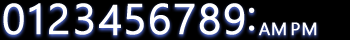
#> input picture gui/clock/font_source.png, 350 x 40 px
$ python img2h.py ../gui/clock/font_source.png   (older library calls are emulated)
#> lines starting #> are read from the running program, lines starting #| are printed output that depends on the picture

import sys
import os.path
from PIL import Image

IMG_FILENAME = 'fluffy.jpg'
SIZE = (128,128)

SAVE_OUTPUT_IMAGE = False


if len(sys.argv) >= 2:
    IMG_FILENAME = ' '.join(sys.argv[1:])

(IMG_PATH, IMG_FNAME) = os.path.split(IMG_FILENAME)
IMG_NAME = os.path.splitext(IMG_FNAME)[0]
H_FILENAME = os.path.join(IMG_PATH, IMG_NAME + '.h')

DISP_WIDTH = SIZE[0]
DISP_HEIGHT = SIZE[1]

########## Resize/crop ##########
im = Image.open(IMG_FILENAME)
#> im is the input picture: PIL image 350x40 RGBA; mean R, G, B, A 58.3, 60.9, 71.6, 255

im_width = im.size[0]
#> im_width = 350
im_height = im.size[1]
#> im_height = 40
im_ratio = float(im_width) / float(im_height)
#> im_ratio = 8.75

#print im_ratio

# Portrait
if 1.0 > im_ratio:
    im_height = int(DISP_HEIGHT/im_ratio)
    im = im.resize((DISP_WIDTH, im_height), Image.ANTIALIAS)
    im = im.crop((0, im_height/2 - DISP_HEIGHT/2, DISP_WIDTH, im_height/2 + DISP_HEIGHT/2))

# Landscape
elif 1.0 < im_ratio:
    im_width = int(DISP_WIDTH*im_ratio)
#> im_width = 1120
    im = im.resize((im_width, DISP_HEIGHT), Image.ANTIALIAS)
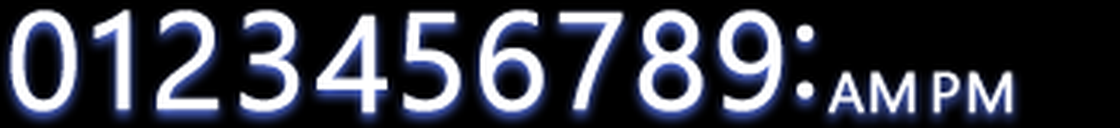
#> im: PIL image 1120x128 RGBA; mean R, G, B, A 57.7, 60.4, 71.2, 255
    im = im.crop((im_width/2 - DISP_WIDTH/2, 0, im_width/2 + DISP_WIDTH/2, DISP_HEIGHT))
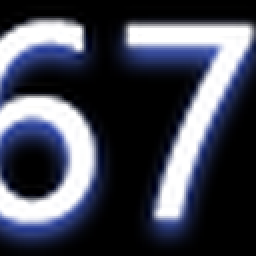
#> im: PIL image 128x128 RGBA (shown 2 times larger); mean R, G, B, A 67.6, 70.8, 84, 255

# Square
else:
    im = im.resize((DISP_WIDTH, DISP_HEIGHT), Image.ANTIALIAS)


if SAVE_OUTPUT_IMAGE:
    im.save('out.png')

########## Extract Raw Pixels ##########

pixels = []
for y in range(DISP_HEIGHT):
    for x in range(DISP_WIDTH):
        pixels.append(im.getpixel((x,y)))
#> after the loop, pixels = 16384 items, first 6: (0, 0, 0, 255), (0, 0, 0, 255), (0, 0, 0, 255), (0, 0, 0, 255), (0, 0, 0, 255), (0, 0, 0, 255)

########## Pack Pixels ##########

# Assuming RGB layout

# 262K color (6:6:6) format (18 bits, 3 bytes per pixel)
# R5 R4 R3 R2 R1 R0, G5 G4 G3 G2 G1 G0, B5 B4 B3 B2 B1

# pixels = ["0x%.2x,0x%.2x,0x%.2x" % (
#     p[0]*64/256,
#     p[1]*64/256,
#     p[2]*64/256
# ) for p in pixels]
# dataformat = 'const uint8 __attribute__((space(prog)))'
# byte_multiplier = 3

# 65K color (5:6:5) format (16 bits, 2 bytes per pixel)
# R4 R3 R2 R1 R0 G5 G4 G3 G2 G1 G0 B4 B3 B2 B1 B0

pixels = ["0x%.4x" % (
#> (the run stopped early here; a loop or call above may not have finished)
